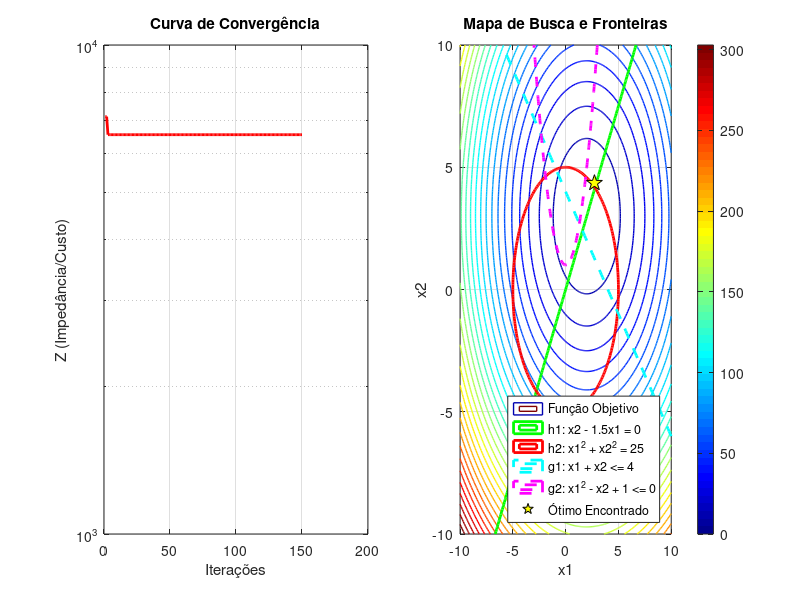

This chart was generated by the following MATLAB code:
clear all; clc; close all;
fprintf('\n============================================================\n')
fprintf('\nInstituto Federal de Educação, Ciência e Tecnologia do Pará')
fprintf('\n                  IFPA Câmpus Ananindeua')
fprintf('\n  Grupo de pesquisa: Gradiente de Modelagem Matemática e')
fprintf('\n             Simulação Computacional - GM²SC')
fprintf('\n   Código-fonte utilizado nas simulações do RLCO Otimizador')
fprintf('\nArtigo publicado na Revista Científica Semana Acadêmica - Qualis A')
fprintf('\n  Autor: Dr. Denis C. L. Costa - Professor Titular do IFPA')
fprintf('\n       Doutorado e Pós-Doutorado em Sistemas de Energia\n')
fprintf('\n============================================================\n\n')
%% -----------------------------------------------------------------------------
% RLC Otimizador – Algoritmo de Metaheurísticas fundamentadas na análise
%                   Eletromagnética de Circuitos Elétricos
% Professor Dr. Denis Carlos Lima Costa - https://orcid.org/0000-0003-3207-6934
% Disponível em:
% https://semanaacademica.org.br/artigo/rlc-otimizador-algoritmo-de-
%         metaheuristicas-fundamentadas-na-analise-eletromagnetica-de
% Conceito: Ressonância com Ajuste Dinâmico e Chaves de Restrição
% O Ajuste Dinâmico (Auto-Adaptação): Código inteligente
%% -----------------------------------------------------------------------------

%% Configuração iniciais
% Tamanho da população (número de agentes de busca): nOsciladores
nOsciladores = 50;
maxIter = 150; % Número máximo de iterações
dim = 2;        % Quantidade de variáveis de controle
% Limites inferiores e superiores das variáveis de controle
lb = [-10, -10]; ub = [10, 10];

%% RLC OTIMIZADOR com Restrições
% Interruptor das Restrições: 1 => Ativo; 0 => Inativo
usar_h1 = 1; % Linear: x2 - 1.5*x1 = 0
usar_h2 = 1; % Não-Linear: x1^2 + x2^2 - 25 = 0
usar_g1 = 1; % Linear: x1 + x2 - 4 <= 0
usar_g2 = 1; % Não-Linear: x1^2 - x2 + 1 <= 0

% Parâmetros do Circuito Virtual
V_fonte = 100;  % Tensão da Fonte
L = 1.0;        % Indutância
C = 0.5;        % Capacitância
lambda = 100;   % Peso inicial para igualdades h(x)
mu = 100;       % Peso inicial para desigualdades g(x)

% Controle de Resistência Virtual: beta
beta = 1.1; % Fator de Incremento/Decremento das Penalidades.
% Comutador de porcentagem de osciladores: target_viability (entre 0 e 1)
target_viability = 0.3;

%% Inicialização
% Posição atual de cada oscilador no espaço de busca: omega
omega = lb + (ub - lb) .* rand(nOsciladores, dim);
% Atualização de Movimento (Aprendizado): omega é a variável que armazena
% onde está a posição da melhor solução (bestPos).
v = zeros(nOsciladores, dim);
bestPos = omega(1,:);
bestFit = inf;
history = zeros(maxIter, 1);

%% Loop de Otimização
% Fator de Qualidade: Q_factor
% Q_factor indica o quão "seletivo" ou "agudo" é o pico de ressonância.
for t = 1:maxIter
    Q_factor = 2 * (1 - (t/maxIter)^2);
    viables = 0;

    for i = 1:nOsciladores
        x1 = omega(i,1);
        x2 = omega(i,2);

        % Função Objetivo: f_val é tratada como a Resistência (R)
        f_val = x1^2 + x2^2 - 4*x1 - 6*x2 + 13;

        % Cálculo das Restrições e Violações
        v_h = 0; % Acumulador de violação de igualdade
        v_g = 0; % Acumulador de violação de desigualdade

        % Igualdade 1 (Linear)
        if usar_h1
            h1 = x2 - 1.5*x1;
            v_h = v_h + abs(h1);
        end

        % Igualdade 2 (Não-Linear: Círculo x1^2 + x2^2 = 25)
        if usar_h2
            h2 = x1^2 + x2^2 - 25;
            v_h = v_h + abs(h2);
        end

        % Desigualdade 1 (Linear)
        if usar_g1
            g1 = x1 + x2 - 4;
            v_g = v_g + max(0, g1);
        end

        % Desigualdade 2 (Não-Linear: Parábola x1^2 + 1 <= x2)
        if usar_g2
            g2 = x1^2 - x2 + 1;
            v_g = v_g + max(0, g2);
        end

        % Verificação de Viabilidade
        if v_h < 1e-3 && v_g <= 1e-3
            viables = viables + 1;
        end

        % Função de Penalidade (Impedância R)
        R = f_val + lambda * v_h^2 + mu * v_g^2;

        % Dinâmica do Circuito RLC
        X_L = sum(omega(i,:)) * L;
        X_C = 1 / (max(sum(omega(i,:)), 1e-3) * C + 1e-6);
        Z = sqrt(R^2 + (X_L - X_C)^2);
        I = V_fonte / (Z + 1e-6);

        % A fase phi: indica o atraso ou avanço entre a tensão e a corrente
        % devido aos componentes L e C.
        phi = atan((X_L - X_C) / (R + 1e-6));

        if R < bestFit
            bestFit = R;
            bestPos = omega(i,:);
        end

        % Movimento >> Se um oscilador está em uma posição omega com um valor
        % de função baixo (boa solução), a "Resistência" (R) diminui.
        r1 = rand(1, dim);

        % Controle do Tamanho do Passo (Amplitude)
        passo = I * cos(phi) * r1 .* (bestPos - omega(i,:)) * Q_factor;
        v(i,:) = 0.5 * v(i,:) + passo;
        omega(i,:) = omega(i,:) + v(i,:);
        omega(i,:) = max(min(omega(i,:), ub), lb);
    end

    % Ajuste Adaptativo das Penalidades: lambda e mu (coeficientes)
    % lambda e mu não são fixos: eles mudam conforme o desempenho da população
    v_rate = viables / nOsciladores;
    if v_rate < target_viability

        % lambda: Penaliza as violações de Igualdades (h)
        lambda = lambda * beta;

        % mu: Penaliza as violações de Desigualdades (g)
        mu = mu * beta;
    elseif v_rate > 0.8
        lambda = lambda / beta;
        mu = mu / beta;
    end
    history(t) = bestFit;
end

%% Representação Gráfica
fprintf('>>>>> Resultados RLCO Seletivo <<<<<\n');
fprintf('Status das Restrições: h1:%d, h2:%d, g1:%d, g2:%d\n', usar_h1,...
        usar_h2, usar_g1, usar_g2);
fprintf('X(1) otimizado: %.4f | X(2) otimizado: %.4f\n', bestPos(1),...
        bestPos(2));
fprintf(' Valor da Função : %.6f\n', bestFit);

% Visualização
figure('Color', 'k', 'Name', 'Análise de Convergência e Restrições',...
       'Position', [100, 100, 1100, 500]); 

% Convergência
subplot(1,2,1);
semilogy(history, 'LineWidth', 2,'Color', 'r');
title('Curva de Convergência'); grid on;
xlabel('Iterações'); ylabel('Z (Impedância/Custo)');

% Espaço de Busca e Restrições
subplot(1,2,2);
[X1, X2] = meshgrid(lb(1):0.1:ub(1), lb(2):0.1:ub(2));
F_plot = X1.^2 + X2.^2 - 4.*X1 - 6.*X2 + 13;
contour(X1, X2, F_plot, 30, 'LineWidth', 1, 'DisplayName', 'Função Objetivo');
hold on;

% h1: Linear Igualdade (Verde)
if usar_h1
    H1_plot = X2 - 1.5*X1;
    contour(X1, X2, H1_plot, [0 0], 'g', 'LineWidth', 2, 'DisplayName', 'h1: x2 - 1.5x1 = 0');
end

% h2: Não-Linear Igualdade (Vermelho)
if usar_h2
    H2_plot = X1.^2 + X2.^2 - 25;
    contour(X1, X2, H2_plot, [0 0], 'r', 'LineWidth', 2, 'DisplayName', 'h2: x1^2 + x2^2 = 25');
end

% g1: Linear Desigualdade (Ciano)
if usar_g1
    G1_plot = X1 + X2 - 4;
    contour(X1, X2, G1_plot, [0 0], 'c--', 'LineWidth', 2, 'DisplayName', 'g1: x1 + x2 <= 4');
end

% g2: Não-Linear Desigualdade (Magenta)
if usar_g2
    G2_plot = X1.^2 - X2 + 1;
    contour(X1, X2, G2_plot, [0 0], 'm--', 'LineWidth', 2, 'DisplayName', 'g2: x1^2 - x2 + 1 <= 0');
end

% Exibição do Ótimo Encontrado
plot(bestPos(1), bestPos(2), 'kp', 'MarkerSize', 12, 'MarkerFaceColor', 'y',...
     'DisplayName', 'Ótimo Encontrado');
title('Mapa de Busca e Fronteiras');
xlabel('x1'); ylabel('x2');
legend('Location', 'southeast'); % Outras posições da legenda: 'north','south',...
% 'east','west','northeast','northwest','southwest','southeast' ou 'best'. 
colorbar; colormap('jet'); grid on;
%% -----------------------------------------------------------------------------
